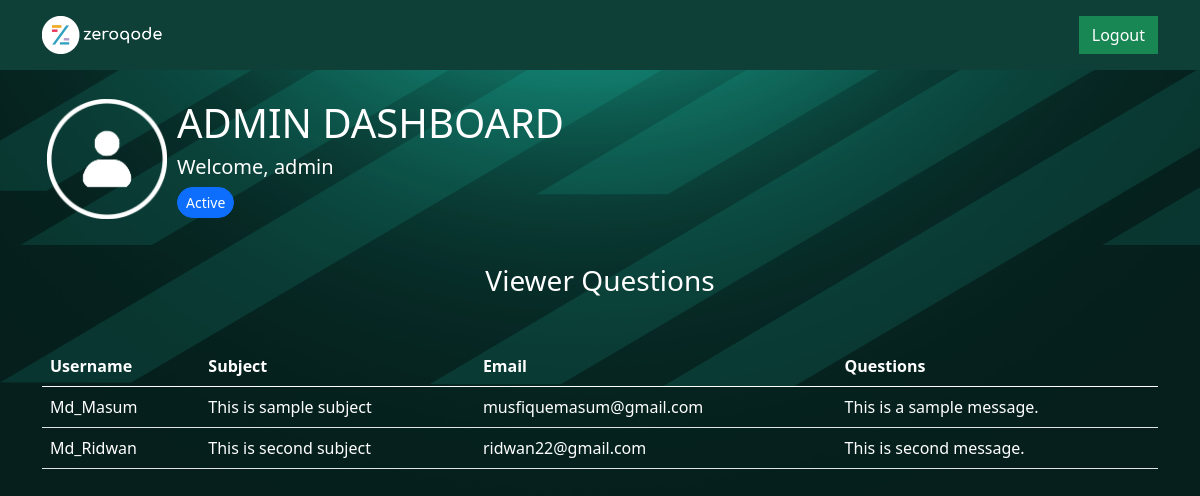
Screenshot of /AdminDashBoard.php (signed in) with the database file from the repository.
### tables this page shows
CREATE TABLE `contact` (
  `sno` int(11) NOT NULL,
  `username` varchar(255) NOT NULL,
  `subject` varchar(255) NOT NULL,
  `email` varchar(255) NOT NULL,
  `questions` varchar(300) NOT NULL
);

### AdminDashBoard.php (the view, shortened to what this page needs)
<!doctype html>
<html lang="en">
  <head>
    <link href="https://cdn.jsdelivr.net/npm/bootstrap@5.0.2/dist/css/bootstrap.min.css" rel="stylesheet">
  </head>
  <body class="text-white">
  <nav class="navbar navbar-expand-lg p-md-3" style="background-color: #0f4038;">
    <div class="container">
      <img src="logo.png" alt="zerocode" width="120px">
      <div class="collapse navbar-collapse" id="navbarSupportedContent">
        <form class="d-flex">
          <a href="index.php" class="btn btn-success" tabindex="-1" role="button" style="border-radius: 0px;">Logout</a>
        </form>
      </div>
    </div>
  </nav>
    <div class="container my-4">
    <div class="row">
        <div class="col-md-7 col-lg-7" style="display: flex">
            <div>
              <img src="avater.png" alt="Avatar" style="width: 120px; height: 120px; margin: 5px">
            </div>
            <div style="margin: 5px;">
              <h1>ADMIN DASHBOARD</h1>
              <h5>Welcome, <?php echo $_SESSION['username']?></h5>
              <button type="button" class="btn btn-primary btn-sm" style="border-radius: 30px;">Active</button>
            </div>
        </div>
        <div class="col-md-2 col-lg-2"></div>
        <div class="col-md-3 col-lg-3">
        </div>
    </div>
        <div class="div text-center" id="feedback">
          <h3 style="padding: 40px;">
            Viewer Questions
          </h3>
        </div>
            <table class="table text-white">
              <thead>
                <tr>
                  <th scope="col">Username</th>
                  <th scope="col">Subject</th>
                  <th scope="col">Email</th>
                  <th scope="col">Questions</th>
                </tr>
              </thead>
              <tbody>
                <?php
                 $host = 'localhost';
	               $user = 'root';
	               $pass = '';
	               $db = 'cse309contact';
	               $mysqli = new mysqli($host,$user,$pass,$db) or die($mysqli->error);
	               $sql = "select * FROM CONTACT";
                  $result = mysqli_query($mysqli, $sql);
                    if ($result->num_rows > 0):
                ?>
                <?php while($array=mysqli_fetch_row($result)): ?>
                <tr>
                    <td><?php echo $array[1];?></td>
                    <td><?php echo $array[2];?></td>
                    <td><?php echo $array[3];?></td>
                    <td><?php echo $array[4];?></td>
                </tr>
                <?php endwhile; ?>
                <?php else: ?>
                <tr>
                   <td colspan="3" rowspan="1" headers="">No Data Found</td>
                </tr>
                <?php endif; ?>
              </tbody>
            </table>
    </div>
  </body>
</html>

### AdminDashBoard.php (style rules this page uses)
body { background-color: #061f1c; background-image: url(bg1.png); background-position: fixed; background-size: cover; background-repeat: no-repeat; }

### rows the page displays
contact: username "Md_Masum", subject "This is sample subject", email "musfiquemasum@gmail.com", questions "This is a sample message."
contact: username "Md_Ridwan", subject "This is second subject", email "ridwan22@gmail.com", questions "This is second message."

### other values shown
$_SESSION['username'] "admin"
